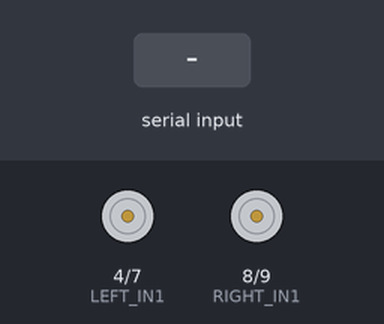
The sketch below on a simulated ESP32-S3. Shown: motor-driver pin pairs drawn as motors (green arrow = first pin HIGH = forward, orange = second pin HIGH = backward, longer = more drive, scaled by the enable pin). The test bench sets the inputs (shaded band).

Above: at 1.2 s.
1.3 s: "F" received over Serial
At 2.3 s:
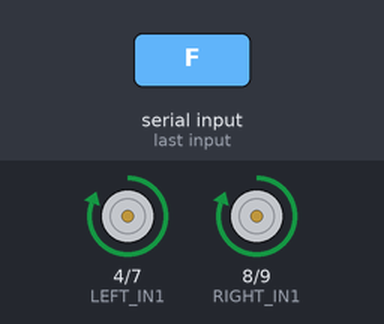
2.8 s: "B" received over Serial
At 3.4 s:
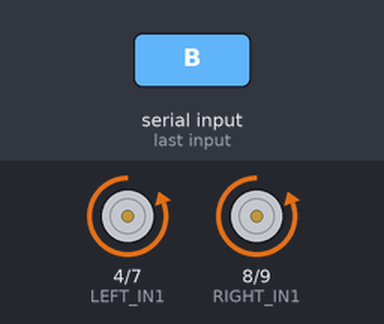
4.3 s: "L" received over Serial
At 4.6 s:
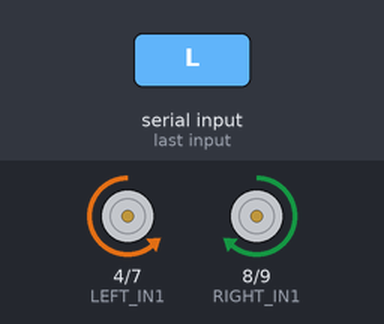
5.8 s: "R" received over Serial
At 7.0 s:
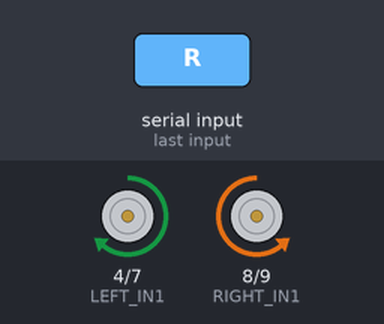
7.3 s: "F" received over Serial
At 8.1 s:
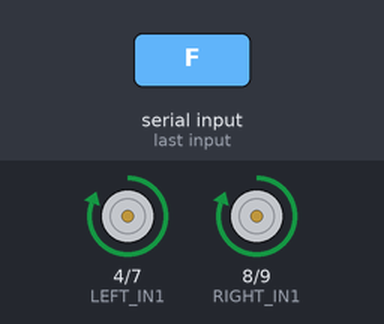
8.8 s: "B" received over Serial
At 9.2 s:
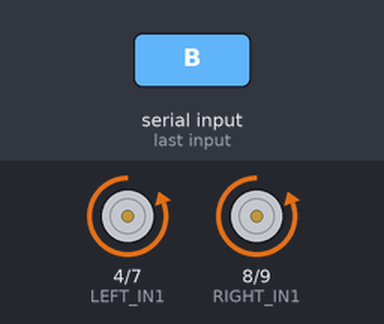
Timing chart, 0 to 11.3 s (numbered marks = the images above; inputs shaded):
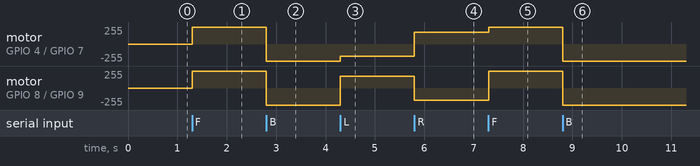

Measured:
- after the input at 1.3 s, motor on GPIO 4 (LEFT_IN1) / GPIO 7 (LEFT_IN2), motor on GPIO 8 (RIGHT_IN1) / GPIO 9 (RIGHT_IN2): stopped → forward 255/255 at once
- after the input at 2.8 s, motor on GPIO 4 (LEFT_IN1) / GPIO 7 (LEFT_IN2), motor on GPIO 8 (RIGHT_IN1) / GPIO 9 (RIGHT_IN2): forward 255/255 → backward 255/255 at once
- after the input at 4.3 s, motor on GPIO 4 (LEFT_IN1) / GPIO 7 (LEFT_IN2): backward 255/255 → backward 180/255 at once; motor on GPIO 8 (RIGHT_IN1) / GPIO 9 (RIGHT_IN2): backward 255/255 → forward 180/255 at once
- after the input at 5.8 s, motor on GPIO 4 (LEFT_IN1) / GPIO 7 (LEFT_IN2): backward 180/255 → forward 180/255 at once; motor on GPIO 8 (RIGHT_IN1) / GPIO 9 (RIGHT_IN2): forward 180/255 → backward 180/255 at once
- after the input at 7.3 s, motor on GPIO 4 (LEFT_IN1) / GPIO 7 (LEFT_IN2): forward 180/255 → forward 255/255 at once; motor on GPIO 8 (RIGHT_IN1) / GPIO 9 (RIGHT_IN2): backward 180/255 → forward 255/255 at once
- after the input at 8.8 s, motor on GPIO 4 (LEFT_IN1) / GPIO 7 (LEFT_IN2), motor on GPIO 8 (RIGHT_IN1) / GPIO 9 (RIGHT_IN2): forward 255/255 → backward 255/255 at once

The sketch:

esp32maincode.ino
```cpp
// --- LEFT SIDE DRIVER PINS ---
#define LEFT_EN  5
#define LEFT_IN1 4
#define LEFT_IN2 7

// --- RIGHT SIDE DRIVER PINS ---
#define RIGHT_EN  6
#define RIGHT_IN1 8
#define RIGHT_IN2 9

// --- SPEED SETTINGS ---
int driveSpeed = 255; // Speed for moving forward/backward
int turnSpeed = 180;  // CRANKED TO MAX (255) to stop motor whine and force the spin!

void setup() {
  Serial.begin(115200);

  // Set all motor pins as outputs
  pinMode(LEFT_IN1, OUTPUT);
  pinMode(LEFT_IN2, OUTPUT);
  pinMode(LEFT_EN, OUTPUT);

  pinMode(RIGHT_IN1, OUTPUT);
  pinMode(RIGHT_IN2, OUTPUT);
  pinMode(RIGHT_EN, OUTPUT);

  // Ensure motors are stopped at boot
  stopMotors();
}

void loop() {
  // Listen for commands from the Raspberry Pi
  if (Serial.available() > 0) {
    char command = Serial.read();

    if (command == 'F') {
      moveForward();
    }
    else if (command == 'B') {
      moveBackward();
    }
    else if (command == 'L') {
      turnLeft();
    }
    else if (command == 'R') {
      turnRight();
    }
    else if (command == 'S') {
      stopMotors();
    }
  }
}

// --- MOVEMENT FUNCTIONS ---
void moveForward() {
  digitalWrite(LEFT_IN1, HIGH); digitalWrite(LEFT_IN2, LOW);
  analogWrite(LEFT_EN, driveSpeed);

  digitalWrite(RIGHT_IN1, HIGH); digitalWrite(RIGHT_IN2, LOW);
  analogWrite(RIGHT_EN, driveSpeed);
}

void moveBackward() {
  digitalWrite(LEFT_IN1, LOW); digitalWrite(LEFT_IN2, HIGH);
  analogWrite(LEFT_EN, driveSpeed);

  digitalWrite(RIGHT_IN1, LOW); digitalWrite(RIGHT_IN2, HIGH);
  analogWrite(RIGHT_EN, driveSpeed);
}

void turnLeft() {
  // Left wheels backward, Right wheels forward
  digitalWrite(LEFT_IN1, LOW); digitalWrite(LEFT_IN2, HIGH);
  analogWrite(LEFT_EN, turnSpeed);

  digitalWrite(RIGHT_IN1, HIGH); digitalWrite(RIGHT_IN2, LOW);
  analogWrite(RIGHT_EN, turnSpeed);
}

void turnRight() {
  // Left wheels forward, Right wheels backward
  digitalWrite(LEFT_IN1, HIGH); digitalWrite(LEFT_IN2, LOW);
  analogWrite(LEFT_EN, turnSpeed);

  digitalWrite(RIGHT_IN1, LOW); digitalWrite(RIGHT_IN2, HIGH);
  analogWrite(RIGHT_EN, turnSpeed);
}

void stopMotors() {
  digitalWrite(LEFT_IN1, LOW); digitalWrite(LEFT_IN2, LOW);
  analogWrite(LEFT_EN, 0);

  digitalWrite(RIGHT_IN1, LOW); digitalWrite(RIGHT_IN2, LOW);
  analogWrite(RIGHT_EN, 0);
}
```
